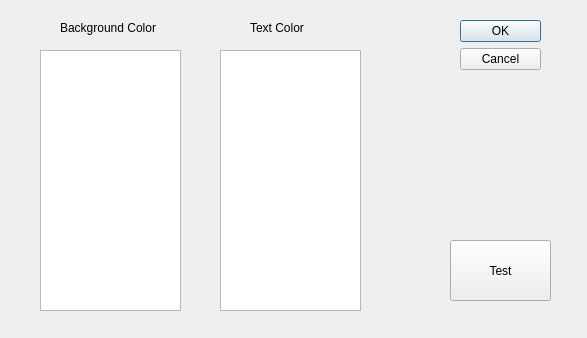
<?xml version="1.0" encoding="UTF-8"?>
<ui version="4.0">
 <class>Colors</class>
 <widget class="QDialog" name="Colors">
  <property name="geometry">
   <rect>
    <x>0</x>
    <y>0</y>
    <width>587</width>
    <height>338</height>
   </rect>
  </property>
  <property name="windowTitle">
   <string>Custom Color Theme</string>
  </property>
  <widget class="QDialogButtonBox" name="buttonBox">
   <property name="geometry">
    <rect>
     <x>460</x>
     <y>20</y>
     <width>81</width>
     <height>241</height>
    </rect>
   </property>
   <property name="orientation">
    <enum>Qt::Vertical</enum>
   </property>
   <property name="standardButtons">
    <set>QDialogButtonBox::Cancel|QDialogButtonBox::Ok</set>
   </property>
  </widget>
  <widget class="QPushButton" name="testButton">
   <property name="geometry">
    <rect>
     <x>450</x>
     <y>240</y>
     <width>101</width>
     <height>61</height>
    </rect>
   </property>
   <property name="text">
    <string>Test</string>
   </property>
  </widget>
  <widget class="QListWidget" name="backgroundWidget">
   <property name="geometry">
    <rect>
     <x>40</x>
     <y>50</y>
     <width>141</width>
     <height>261</height>
    </rect>
   </property>
  </widget>
  <widget class="QListWidget" name="textWidget">
   <property name="geometry">
    <rect>
     <x>220</x>
     <y>50</y>
     <width>141</width>
     <height>261</height>
    </rect>
   </property>
  </widget>
  <widget class="QLabel" name="label">
   <property name="geometry">
    <rect>
     <x>60</x>
     <y>20</y>
     <width>121</width>
     <height>16</height>
    </rect>
   </property>
   <property name="text">
    <string>Background Color</string>
   </property>
  </widget>
  <widget class="QLabel" name="label_2">
   <property name="geometry">
    <rect>
     <x>250</x>
     <y>20</y>
     <width>71</width>
     <height>16</height>
    </rect>
   </property>
   <property name="text">
    <string>Text Color</string>
   </property>
  </widget>
 </widget>
 <resources/>
 <connections>
  <connection>
   <sender>buttonBox</sender>
   <signal>accepted()</signal>
   <receiver>Colors</receiver>
   <slot>accept()</slot>
   <hints>
    <hint type="sourcelabel">
     <x>248</x>
     <y>254</y>
    </hint>
    <hint type="destinationlabel">
     <x>157</x>
     <y>274</y>
    </hint>
   </hints>
  </connection>
  <connection>
   <sender>buttonBox</sender>
   <signal>rejected()</signal>
   <receiver>Colors</receiver>
   <slot>reject()</slot>
   <hints>
    <hint type="sourcelabel">
     <x>316</x>
     <y>260</y>
    </hint>
    <hint type="destinationlabel">
     <x>286</x>
     <y>274</y>
    </hint>
   </hints>
  </connection>
 </connections>
</ui>
